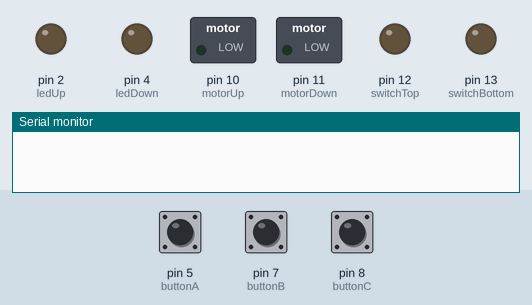
A sketch run on a simulated Arduino Uno, built with avr-gcc and run on an emulated ATmega328P. Shown: switched loads named in the sketch (green lamp = pin HIGH), output pins drawn as LEDs (lit = HIGH), the last lines printed to the serial monitor. Dashed ring = blinking. Inputs (shaded band) come from the test bench; at power-on: pin 5 (buttonA) LOW, pin 7 (buttonB) LOW, pin 8 (buttonC) LOW.

Above: at 1.2 s.
1.3 s: pin 5 (buttonA) pulled HIGH for 0.15 s
At 1.9 s:
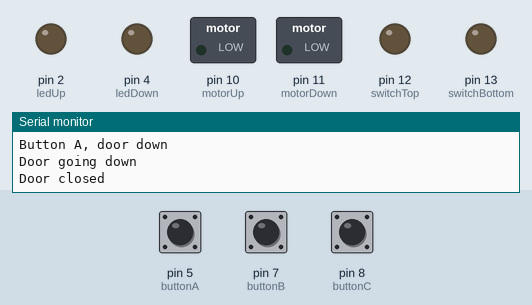
2.9 s: pin 7 (buttonB) pulled HIGH for 0.15 s
At 3.6 s:
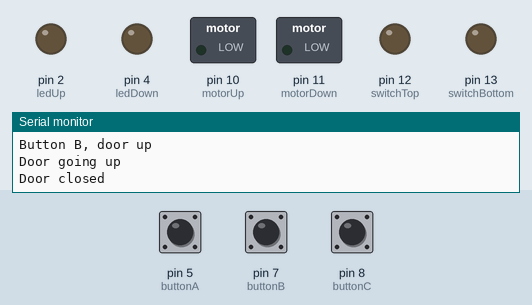
4.5 s: pin 8 (buttonC) pulled HIGH for 0.15 s
6.1 s: pin 5 (buttonA) driven HIGH and pin 7 (buttonB) driven HIGH
At 7.0 s:
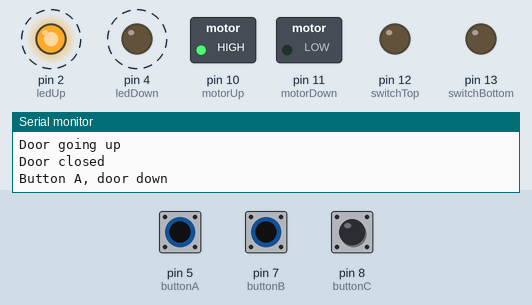
9.1 s: pin 8 (buttonC) pulled HIGH for 1 s
13.1 s: pin 5 (buttonA) driven LOW
At 14.0 s:
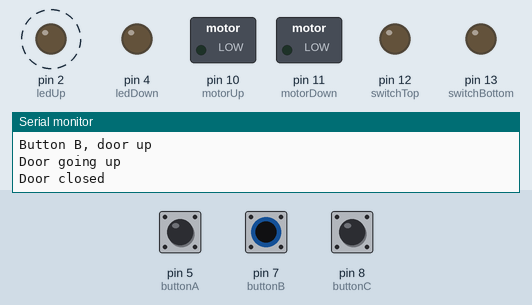
Timing chart, 0 to 17.1 s (numbered marks = the images above; inputs shaded):
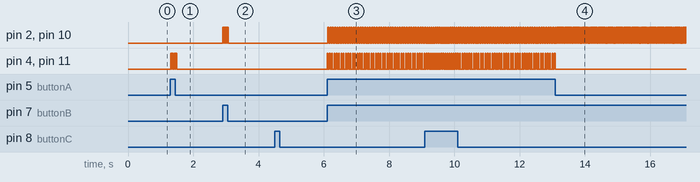

Measured:
- after the input at 1.3 s, pin 4 (ledDown), pin 11 (motorDown): alternates HIGH for 0.03 s and LOW for 0.02 s, 8 changes in all, then stays LOW, starting at once
- after the input at 2.9 s, pin 2 (ledUp), pin 10 (motorUp): alternates HIGH for 0.03 s and LOW for 0.02 s, 8 changes in all, then stays LOW, starting at once
- after the input at 6.1 s, pin 2 (ledUp), pin 10 (motorUp): alternates HIGH for 0.03 s and LOW for 0.04 s, starting at once; pin 4 (ledDown), pin 11 (motorDown): alternates HIGH for 0.02 s and LOW for 0.05 s, starting at once
- after the input at 13.1 s, pin 2 (ledUp), pin 10 (motorUp): alternates HIGH for 0.03 s and LOW for 0.02 s, starting after 0.08 s; pin 4 (ledDown), pin 11 (motorDown): stops changing and stays LOW

The sketch:

motor-control-arduino.ino
```cpp
int        ledUp=2;
int      ledDown=4;

int      buttonA=5;
int      buttonB=7;
int      buttonC=8;

int      motorUp=10; // Pin 2 of L293D
int    motorDown=11; // Pin 7 of L293D

int    switchTop=12;
int switchBottom=13;

void setup()
{
    // Motor, switches & leds
    pinMode(motorUp, OUTPUT);
    pinMode(motorDown, OUTPUT);
    pinMode(switchTop, OUTPUT);
    pinMode(switchBottom, OUTPUT);
    pinMode(ledUp, OUTPUT);
    pinMode(ledDown, OUTPUT);

    // Remote control
    pinMode(buttonA, INPUT);
    pinMode(buttonB, INPUT);
    pinMode(buttonC, INPUT);

    Serial.begin (9600);
}

void loop()
{
    if (digitalRead(buttonA)) {
        Serial.println("Button A, door down");
        doorDown();
    }
    if (digitalRead(buttonB)) {
        Serial.println("Button B, door up");
        doorUp();
    }
    if (digitalRead(buttonC)) {
        Serial.println("Button C, door stop");
        doorStop();
    }

    doorAction(motorDown,switchBottom);
    doorAction(motorUp,switchTop);
}

void motorDirection(int directionUp, int directionDown)
{
    digitalWrite(motorUp, directionUp);
    digitalWrite(motorDown, directionDown);
}
void ledSwitch(int directionUp, int directionDown)
{
    digitalWrite(ledUp, directionUp);
    digitalWrite(ledDown, directionDown);
}

void doorUp()
{
    motorDirection(HIGH,LOW);
    ledSwitch(HIGH,LOW);
}
void doorDown()
{
    motorDirection(LOW,HIGH);
    ledSwitch(LOW,HIGH);
}
void doorStop()
{
    motorDirection(LOW,LOW);
    ledSwitch(LOW,LOW);
}

void doorAction(int motorDir, int switchPosition)
{
    if(digitalRead(motorDir) == HIGH) {
        if(digitalRead(motorDown) == HIGH) {
            Serial.println("Door going down");
        } else {
            Serial.println("Door going up");
        }
        while(digitalRead(switchPosition) == LOW && digitalRead(motorDir) == HIGH) {
            Serial.println("Door closed");
            doorStop();
        }
    }
}
```
